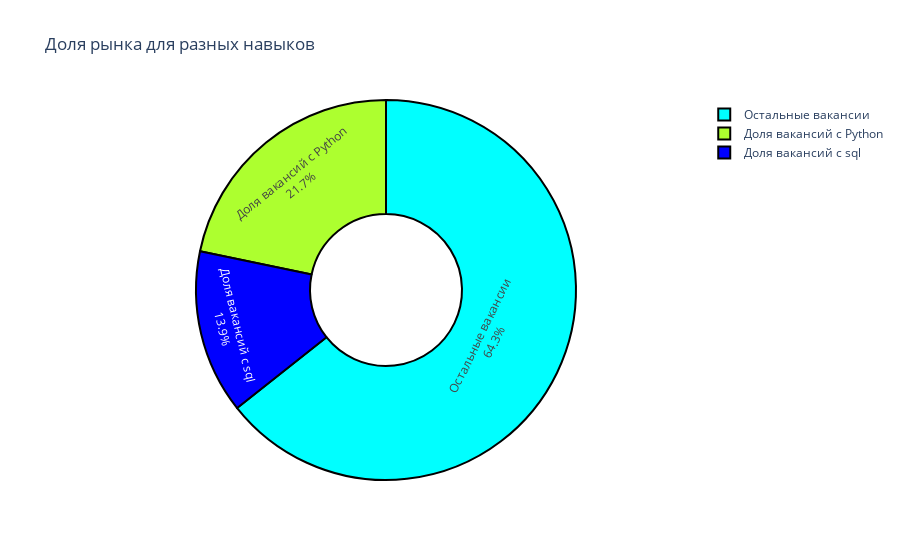

Write notebook code for a chart like this one.
### Code cell
print(f' В среднем {key_skills_count} указывают в вакансиях для DS')
print('Дополнительно покажем, какая доля рынка у соискателей с навыком sql или python(объединение подмножеств) у дата саентиста')

fig = px.pie(values=[vac_count_sql, vac_count_python, ds_vac_count - (vac_count_python + vac_count_python)],
             names=['Доля вакансий c sql', 'Доля вакансий c Python','Остальные вакансии'], title='Доля рынка для разных навыков', 
            color=['Доля вакансий c sql', 'Доля вакансий c Python','Остальные вакансии'],
            color_discrete_map={'Доля вакансий c sql': 'blue', 'Доля вакансий c Python': 'GreenYellow', 'Остальные вакансии' : 'Cyan'})
fig.update_traces(textinfo='percent+label')
fig.update_traces(marker=dict(line=dict(color='#000000', width=2)))
fig.update_traces(hole=0.4)
fig.show()

### Figure 1 — Plotly figure (JSON) as saved in the notebook; plotly's stock layout.template omitted (floating-point values rounded to 4 significant figures)
{"data": [{"customdata": [["Доля вакансий c sql"], ["Доля вакансий c Python"], ["Остальные вакансии"]], "domain": {"x": [0, 1], "y": [0, 1]}, "hole": 0.4, "hovertemplate": "label=%{label}<br>value=%{value}<br>color=%{customdata[0]}<extra></extra>", "labels": ["Доля вакансий c sql", "Доля вакансий c Python", "Остальные вакансии"], "legendgroup": "", "marker": {"colors": ["blue", "GreenYellow", "Cyan"], "line": {"color": "#000000", "width": 2}}, "name": "", "showlegend": true, "textinfo": "percent+label", "type": "pie", "values": [229, 357, 1057]}], "layout": {"autosize": true, "legend": {"tracegroupgap": 0}, "title": {"text": "Доля рынка для разных навыков"}}}
